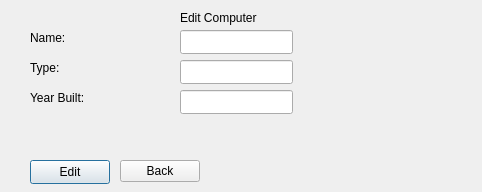
<?xml version="1.0" encoding="UTF-8"?>
<ui version="4.0">
 <class>editComputer</class>
 <widget class="QDialog" name="editComputer">
  <property name="geometry">
   <rect>
    <x>0</x>
    <y>0</y>
    <width>482</width>
    <height>192</height>
   </rect>
  </property>
  <property name="windowTitle">
   <string>Dialog</string>
  </property>
  <widget class="QLabel" name="l_yearBuilt">
   <property name="geometry">
    <rect>
     <x>30</x>
     <y>90</y>
     <width>71</width>
     <height>16</height>
    </rect>
   </property>
   <property name="text">
    <string>Year Built:</string>
   </property>
  </widget>
  <widget class="QLineEdit" name="input_YearBuilt">
   <property name="geometry">
    <rect>
     <x>180</x>
     <y>90</y>
     <width>113</width>
     <height>24</height>
    </rect>
   </property>
  </widget>
  <widget class="QPushButton" name="pBAdd">
   <property name="geometry">
    <rect>
     <x>30</x>
     <y>160</y>
     <width>80</width>
     <height>24</height>
    </rect>
   </property>
   <property name="text">
    <string>Edit</string>
   </property>
  </widget>
  <widget class="QLabel" name="label_4">
   <property name="geometry">
    <rect>
     <x>180</x>
     <y>10</y>
     <width>101</width>
     <height>16</height>
    </rect>
   </property>
   <property name="text">
    <string>Edit Computer</string>
   </property>
  </widget>
  <widget class="QLineEdit" name="input_Name">
   <property name="geometry">
    <rect>
     <x>180</x>
     <y>30</y>
     <width>113</width>
     <height>24</height>
    </rect>
   </property>
  </widget>
  <widget class="QLineEdit" name="input_Type">
   <property name="geometry">
    <rect>
     <x>180</x>
     <y>60</y>
     <width>113</width>
     <height>24</height>
    </rect>
   </property>
  </widget>
  <widget class="QPushButton" name="pBBack">
   <property name="geometry">
    <rect>
     <x>120</x>
     <y>160</y>
     <width>80</width>
     <height>22</height>
    </rect>
   </property>
   <property name="text">
    <string>Back</string>
   </property>
  </widget>
  <widget class="QLabel" name="l_Name">
   <property name="geometry">
    <rect>
     <x>30</x>
     <y>30</y>
     <width>60</width>
     <height>16</height>
    </rect>
   </property>
   <property name="text">
    <string>Name:</string>
   </property>
  </widget>
  <widget class="QLabel" name="l_Type">
   <property name="geometry">
    <rect>
     <x>30</x>
     <y>60</y>
     <width>60</width>
     <height>16</height>
    </rect>
   </property>
   <property name="text">
    <string>Type:</string>
   </property>
  </widget>
 </widget>
 <resources/>
 <connections/>
</ui>
